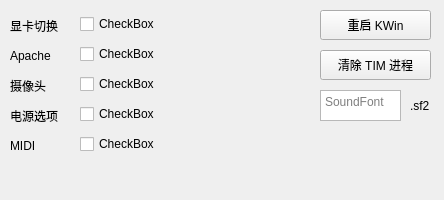
<?xml version="1.0" encoding="UTF-8"?>
<ui version="4.0">
 <class>MainWindow</class>
 <widget class="QMainWindow" name="MainWindow">
  <property name="geometry">
   <rect>
    <x>0</x>
    <y>0</y>
    <width>444</width>
    <height>200</height>
   </rect>
  </property>
  <property name="windowTitle">
   <string>设置小面板</string>
  </property>
  <property name="windowIcon">
   <iconset theme="systemsettings">
    <normaloff>.</normaloff>.</iconset>
  </property>
  <widget class="QWidget" name="centralwidget">
   <widget class="QLabel" name="label">
    <property name="geometry">
     <rect>
      <x>10</x>
      <y>10</y>
      <width>81</width>
      <height>31</height>
     </rect>
    </property>
    <property name="text">
     <string>显卡切换</string>
    </property>
   </widget>
   <widget class="QCheckBox" name="cbDisplay">
    <property name="geometry">
     <rect>
      <x>80</x>
      <y>10</y>
      <width>111</width>
      <height>28</height>
     </rect>
    </property>
    <property name="text">
     <string>CheckBox</string>
    </property>
   </widget>
   <widget class="QLabel" name="label_2">
    <property name="geometry">
     <rect>
      <x>10</x>
      <y>40</y>
      <width>81</width>
      <height>31</height>
     </rect>
    </property>
    <property name="text">
     <string>Apache</string>
    </property>
   </widget>
   <widget class="QCheckBox" name="cbApache">
    <property name="geometry">
     <rect>
      <x>80</x>
      <y>40</y>
      <width>111</width>
      <height>28</height>
     </rect>
    </property>
    <property name="text">
     <string>CheckBox</string>
    </property>
   </widget>
   <widget class="QPushButton" name="btnKWin">
    <property name="geometry">
     <rect>
      <x>320</x>
      <y>10</y>
      <width>111</width>
      <height>30</height>
     </rect>
    </property>
    <property name="text">
     <string>重启 KWin</string>
    </property>
   </widget>
   <widget class="QLabel" name="label_3">
    <property name="geometry">
     <rect>
      <x>10</x>
      <y>70</y>
      <width>81</width>
      <height>31</height>
     </rect>
    </property>
    <property name="text">
     <string>摄像头</string>
    </property>
   </widget>
   <widget class="QCheckBox" name="cbCamera">
    <property name="geometry">
     <rect>
      <x>80</x>
      <y>70</y>
      <width>111</width>
      <height>28</height>
     </rect>
    </property>
    <property name="text">
     <string>CheckBox</string>
    </property>
   </widget>
   <widget class="QLabel" name="label_4">
    <property name="geometry">
     <rect>
      <x>10</x>
      <y>100</y>
      <width>81</width>
      <height>31</height>
     </rect>
    </property>
    <property name="text">
     <string>电源选项</string>
    </property>
   </widget>
   <widget class="QCheckBox" name="cbCPU">
    <property name="geometry">
     <rect>
      <x>80</x>
      <y>100</y>
      <width>111</width>
      <height>28</height>
     </rect>
    </property>
    <property name="text">
     <string>CheckBox</string>
    </property>
   </widget>
   <widget class="QLabel" name="label_5">
    <property name="geometry">
     <rect>
      <x>10</x>
      <y>130</y>
      <width>81</width>
      <height>31</height>
     </rect>
    </property>
    <property name="text">
     <string>MIDI</string>
    </property>
   </widget>
   <widget class="QCheckBox" name="cbMIDI">
    <property name="geometry">
     <rect>
      <x>80</x>
      <y>130</y>
      <width>111</width>
      <height>28</height>
     </rect>
    </property>
    <property name="text">
     <string>CheckBox</string>
    </property>
   </widget>
   <widget class="QPlainTextEdit" name="txtMIDI">
    <property name="geometry">
     <rect>
      <x>320</x>
      <y>90</y>
      <width>81</width>
      <height>31</height>
     </rect>
    </property>
    <property name="verticalScrollBarPolicy">
     <enum>Qt::ScrollBarAlwaysOff</enum>
    </property>
    <property name="horizontalScrollBarPolicy">
     <enum>Qt::ScrollBarAlwaysOff</enum>
    </property>
    <property name="placeholderText">
     <string>SoundFont</string>
    </property>
   </widget>
   <widget class="QLabel" name="label_6">
    <property name="geometry">
     <rect>
      <x>410</x>
      <y>90</y>
      <width>31</width>
      <height>31</height>
     </rect>
    </property>
    <property name="text">
     <string>.sf2</string>
    </property>
   </widget>
   <widget class="QPushButton" name="btnWine">
    <property name="geometry">
     <rect>
      <x>320</x>
      <y>50</y>
      <width>111</width>
      <height>30</height>
     </rect>
    </property>
    <property name="text">
     <string>清除 TIM 进程</string>
    </property>
   </widget>
  </widget>
  <widget class="QMenuBar" name="menubar">
   <property name="geometry">
    <rect>
     <x>0</x>
     <y>0</y>
     <width>444</width>
     <height>32</height>
    </rect>
   </property>
  </widget>
 </widget>
 <resources/>
 <connections/>
</ui>
